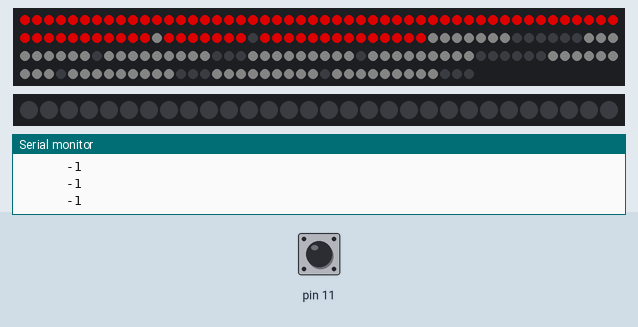
Bench run of a sketch on a simulated Arduino Uno, built with avr-gcc and run on an emulated ATmega328P. On the bench: 188 RGB LEDs in strip order, left to right, continuing on the next row, 30 RGB LEDs in strip order, left to right, the last lines printed to the serial monitor. The test bench sets the inputs (shaded band); at power-on: pin 11 HIGH. Dim RGB values are drawn brighter than linear; random numbers use the default seed unless the sketch sets one; EEPROM starts erased.

Above: at 1.2 s.
1.3 s: pin 11 pulled LOW for 0.15 s
At 1.59 s:
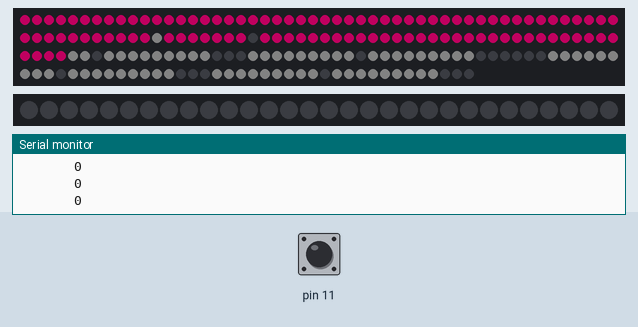
2.0 s: pin 11 pulled LOW for 1 s
At 2.52 s:
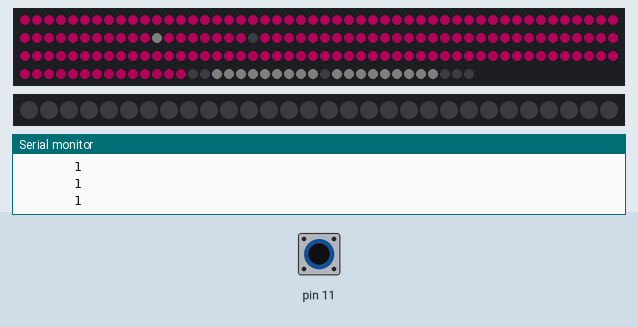
7.7 s: pin 11 pulled LOW for 0.15 s
8.4 s: pin 11 pulled LOW for 1 s
Timing chart, 0 to 11.4 s (numbered marks = the images above; inputs shaded):
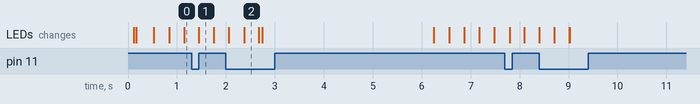

The sketch:

pushykawaii.ino
```cpp
#define FASTLED_ALLOW_INTERRUPTS 0
#include <FastLED.h>
#include <EEPROM.h>

#define LED_COUNT 188
#define BOX_LED_COUNT 30
#define LED_PIN 6
#define BOX_LED_PIN 9

CRGB leds[LED_COUNT];
CRGB boxleds[BOX_LED_COUNT];

// 64 is the fucked up pixel
// don't light pixel 64, you buffoon

#define FIRETIMER 100
#define FIREWINDOWS 100
#define WEED_MAX 420 // he he that's the weed number
#define RAINBOW_MAX 420

byte brightness = 250;
byte saturation = 255;
byte startColor = 0;
unsigned long counter = 0L;
int resetCounter = 0;
int rainbowTimer = RAINBOW_MAX;
int weedTimer = WEED_MAX;
int prevButtonState = 0;
float weedHue = 0;
int firecounter = 0;
int fireWindowCount = 0;
unsigned long fireWindowStartMillis;
unsigned long buttonPushedMillis;

int allFireCounts[FIREWINDOWS];

byte colors[11][3] = {
  {   0,          0, brightness   }, // white
  {   0, saturation, brightness   }, // red
  {  28, saturation, brightness   }, // orange
  {28*2, saturation, brightness   }, // yellow
  {28*3, saturation, brightness   }, // l green
  {28*4, saturation, brightness   }, // green
  {28*5, saturation, brightness   }, // aqua-ish
  {28*6, saturation, brightness   }, // blue
  {28*7, saturation, brightness   }, // purpley
  {28*8, saturation, brightness   }, // pinkish
  {   0,          0,         55   }, // grey
};

byte WheelPos = 0;

byte segGroups[14][3] = {
  // right (seen from front) digit
  {   6,   7,   8 },    // top, a         //0
  {   9,  10,  11 },    // top right, b   //1
  {  13,  14,  15 },    // bottom right, c //2
  {  16,  17,  18 },    // bottom, d      //3
  {  21,  20,  19 },    // bottom left, e //4
  {   5,   4,   3 },    // top left, f    //5
  {   0,   1,   2 },    // center, g     //6
  // left (seen from front) digit
  {  38,  39,  40 },    // top, a
  {  41,  42,  43 },    // top right, b
  {  25,  26,  27 },    // bottom right, c
  {  28,  29,  30 },    // bottom, d
  {  33,  32,  31 },    // bottom left, e
  {  37,  36,  35 },    // top left, f
  {  44,  45,  46 }    // center, g};
};

byte rainbowColors[9][3] = {
  {20 * 0, saturation, brightness   }, // red
  {20 * 1, saturation, brightness   }, // orange
  {20 * 2, saturation, brightness   }, // yellow
  {20 * 3, saturation, brightness   }, // l green
  {20 * 4, saturation, brightness   }, // green
  {20 * 5, saturation, brightness   }, // aqua-ish
  {20 * 6, saturation, brightness   }, // blue
  {20 * 7, saturation, brightness   }, // purpley
  {20 * 8, saturation, brightness   }, // pinkish
};


byte digits[10][7] = {
  { 1, 1, 1, 1, 1, 1, 0 },  // 0
  { 0, 1, 1, 0, 0, 0, 0 },  // 1
  { 1, 1, 0, 1, 1, 0, 1 },  // 2
  { 1, 1, 1, 1, 0, 0, 1 },  // 3
  { 0, 1, 1, 0, 0, 1, 1 },  // 4
  { 1, 0, 1, 1, 0, 1, 1 },  // 5
  { 1, 0, 1, 1, 1, 1, 1 },  // 6
  { 1, 1, 1, 0, 0, 0, 0 },  // 7
  { 1, 1, 1, 1, 1, 1, 1 },  // 8
  { 1, 1, 1, 1, 0, 1, 1 },  // 9
};

int getFireCount(){
  int totalFire = 0;
  for (int i = 0; i < FIREWINDOWS; i++){
    totalFire += allFireCounts[i];
  }
  return totalFire;
}
void shuffleColors(){
  for (int i=0; i < 10; i++) {
   int n = random(0, 10);
//   Serial.print("gonna swap the next two colors:");
//   Serial.print(i);
//   Serial.print(n);
   byte temp[3];
   copyColor(colors[n], temp, 3);
   copyColor(colors[i], colors[n], 3);
   copyColor(temp, colors[i], 3);
  }
}

void copyColor(byte* src, byte* dst, int len) {
    memcpy(dst, src, sizeof(src[0])*len);
}

void setup() {
  randomSeed(analogRead(0));
  pinMode(13, INPUT_PULLUP);
  pinMode(11, INPUT_PULLUP);
  Serial.begin(57600);
  FastLED.addLeds<WS2812B, LED_PIN, GRB>(leds, LED_COUNT);
  FastLED.addLeds<WS2812B, BOX_LED_PIN, GRB>(boxleds, BOX_LED_COUNT);
  FastLED.setMaxPowerInVoltsAndMilliamps(5, 1000);
  FastLED.setDither(0);
  FastLED.setBrightness(brightness);
  FastLED.clear();
  FastLED.show();
  EEPROM.get(0, counter);
//  counter = 88846;

  for (int i = 0; i < FIREWINDOWS; i++){
    allFireCounts[i] = 0;
  }
  fireWindowStartMillis = millis();
}

void loop() {
  unsigned long currentMillis = millis();
  FastLED.setBrightness(brightness);
  FastLED.clear();

  readButton();
  displayCounter();
  displayFire();

  readReset();
  displayReset();

  FastLED.show();
  updateEffects();
  if ( currentMillis - fireWindowStartMillis > FIRETIMER){
      allFireCounts[fireWindowCount] = firecounter;
      firecounter = 0;
      fireWindowCount = (fireWindowCount + 1) % FIREWINDOWS;
      fireWindowStartMillis = currentMillis;
  }
}

void readButton() {
  int counterButton = digitalRead(11);
  if (counterButton != prevButtonState ) {
    if (counterButton == LOW) {
      FastLED.clear();
      counter++;
      firecounter++;
      if (counter % 100 == 69) rainbowTimer = 0;
      if (counter % 1000 == 420) { weedTimer = 0; weedHue = 105; }
      if (counter % 1000 == 0) { shuffleColors(); }

      if (counter % 50 == 0) EEPROM.put(0, counter);
    }
    prevButtonState = counterButton;
  }
}

void readReset() {
  int resetButton = digitalRead(0);
  if (resetButton == LOW) {
    resetCounter++;
  }
  else {
    resetCounter = 0;
  }
}

void displayReset() {
  if (resetCounter > LED_COUNT) {
    clearMemory();
    FastLED.clear();
    counter = 0;
    resetCounter = 0;
  }

  for (int i = 0; i < resetCounter; i++)
  {
    if (i == 61 || i == 69) continue;  // lol this is out of date, I forget what it is now... 22?
    leds[i].setHSV(colors[1][0], colors[1][1], colors[1][2]);
  }
}

void displayCounter() {
  char counterString[8];
  sprintf(counterString, "%8ld", counter);
  Serial.println(counterString);
  for (unsigned int i = 0; i < 8; i++) {
    if((counterString[7-i]) == ' '){
      showDigit(0, 10, i);
    }
    else{
      int c = counterString[7 - i] - '0';
//      Serial.println("gonna show that digit now");
      showDigit(c, c, i);
    }
  }
}

void displayFire() {
  int count = getFireCount();
  byte color[3] = {  int(count/2.5), saturation, min(count*1.5, 250) };
//  Serial.println("fire count");
//  Serial.println(counterString);
  for (int i = 0; i < BOX_LED_COUNT; i++){
    boxleds[i].setHSV(color[0], color[1], color[2]);
  }
}

void showDigit(byte digit, byte color, byte segDisplay) {
//  Serial.println("showing a digit" );
//  Serial.println(segDisplay);
//  Serial.println('\n');
  for (byte i = 0; i < 7; i++) { // this is where it iterates over the segments
    if (digits[digit][i] != 0) {
      if(rainbowTimer < RAINBOW_MAX){
        showSegmentRainbow(i, color, segDisplay);
      }
      else if(weedTimer < WEED_MAX){
        byte weedColor[3] = {  int(weedHue), saturation, brightness };
        showSegmentWithColor(i, weedColor, segDisplay);
      }
      else showSegment(i, color, segDisplay);
    }
  }
}

void showDigitWithColor(byte digit, byte color[3], byte segDisplay) {
//  Serial.println("showing a digit" );
//  Serial.println(segDisplay);
//  Serial.println('\n');
  for (byte i = 0; i < 7; i++) { // this is where it iterates over the segments
    if (digits[digit][i] != 0) {
        showSegmentWithColor(i, color, segDisplay);
    }
  }
}

void showSegment(byte segment, byte color, byte segDisplay) {
//  Serial.println("showing a segment now!");
  int segmentOffset = 0;
  int pixelOffset = 0;
  if (segDisplay % 2 == 1) segmentOffset = 7;
  if (segDisplay >= 2) pixelOffset = 47;
  if (segDisplay >= 4) pixelOffset = 94;
  if (segDisplay >= 6) pixelOffset = 141;
  for (byte i = 0; i < 3; i++) {
    if (segGroups[segment+segmentOffset][i] + pixelOffset == 21) continue;
    leds[(segGroups[segment+segmentOffset][i] + pixelOffset)].setHSV(colors[color][0], colors[color][1], colors[color][2]);
  }
}

void showSegmentWithColor(byte segment, byte color[3], byte segDisplay) {
//  Serial.println("showing a segment now!");
  int segmentOffset = 0;
  int pixelOffset = 0;
  if (segDisplay % 2 == 1) segmentOffset = 7;
  if (segDisplay >= 2) pixelOffset = 47;
  if (segDisplay >= 4) pixelOffset = 94;
  if (segDisplay >= 6) pixelOffset = 141;
  for (byte i = 0; i < 3; i++) {
    leds[(segGroups[segment+segmentOffset][i] + pixelOffset)].setHSV(color[0], color[1], color[2]);
  }
}

void showSegmentRainbow(byte segment, byte color, byte segDisplay) {
//  Serial.println("showing rainbow segments oh shit");
  if(color==10) {showSegment(segment, color, segDisplay); return; }
  int segmentOffset = 0;
  int pixelOffset = 0;
  if (segDisplay % 2 == 1) segmentOffset = 7;
  if (segDisplay >= 2) pixelOffset = 47;
  if (segDisplay >= 4) pixelOffset = 94;
  if (segDisplay >= 6) pixelOffset = 141;
  for (byte i = 0; i < 3; i++) {
    //horizontal ones are easy
    if (segment == 0) leds[(segGroups[segment+segmentOffset][i] + pixelOffset)].setHSV(rainbowColors[0][0], rainbowColors[0][1], rainbowColors[0][2]);
    if (segment == 6) leds[(segGroups[segment+segmentOffset][i] + pixelOffset)].setHSV(rainbowColors[4][0], rainbowColors[4][1], rainbowColors[4][2]);
    if (segment == 3) leds[(segGroups[segment+segmentOffset][i] + pixelOffset)].setHSV(rainbowColors[8][0], rainbowColors[8][1], rainbowColors[8][2]);

    // vertical ones are fucking stupid
    if (segment == 1 || segment == 5) leds[(segGroups[segment+segmentOffset][i] + pixelOffset)].setHSV(rainbowColors[i][0], rainbowColors[i][1], rainbowColors[i][2]);
    if (segment == 2 || segment == 4) leds[(segGroups[segment+segmentOffset][i] + pixelOffset)].setHSV(rainbowColors[i+4][0], rainbowColors[i+4][1], rainbowColors[i+4][2]);
//    leds[(segGroups[segment+segmentOffset][i] + pixelOffset)].setHSV(rainbowColors[segment][0], rainbowColors[segment][1], rainbowColors[segment][2]);
  }
}

void updateEffects(){
  if(rainbowTimer < RAINBOW_MAX) {
    for (int i = 0; i < 9; i++)
      rainbowColors[i][0] = (rainbowColors[i][0]+1 % 255);
    rainbowTimer++;
//    Serial.println(rainbowTimer);
  }
  if(weedTimer < WEED_MAX) {
    weedHue -= 0.25;
    weedHue = max(weedHue, 24);
    weedTimer++;
//    Serial.println(rainbowTimer);
  }
}

void clearMemory()
{
  for (int i = 0 ; i < EEPROM.length() ; i++) {
    EEPROM.write(i, 0);
  }
  FastLED.clear();
}

// borrowed from Adafruit Neopixel library
uint32_t Wheel(byte WheelPos) {
  WheelPos = 255 - WheelPos;
  if(WheelPos < 85) {
    return Color(255 - WheelPos * 3, 0, WheelPos * 3);
  }
  if(WheelPos < 170) {
    WheelPos -= 85;
    return Color(0, WheelPos * 3, 255 - WheelPos * 3);
  }
  WheelPos -= 170;
  return Color(WheelPos * 3, 255 - WheelPos * 3, 0);
}

// borrowed from Adafruit Neopixel library
 static uint32_t Color(uint8_t r, uint8_t g, uint8_t b) {
    return ((uint32_t)r << 16) | ((uint32_t)g <<  8) | b;
 }
```
